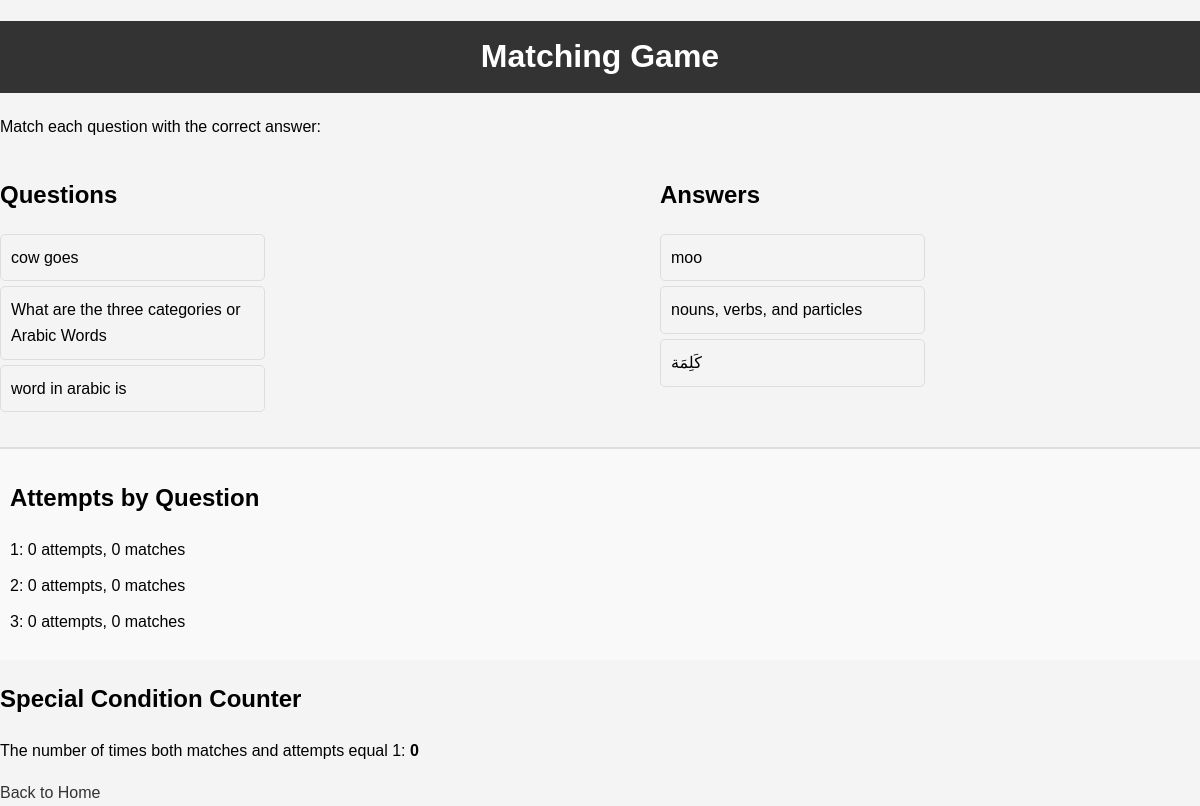
The app's page /matching-game with its own data.
### tables this page shows
CREATE TABLE flashcards (
    id INTEGER PRIMARY KEY AUTOINCREMENT,
    question TEXT NOT NULL,
    answer TEXT NOT NULL
, "lesson" TEXT DEFAULT 'no data', arabicans TEXT DEFAULT 'no data');

### app.py (the view)
@app.route('/matching-game')
def matching_game():
    conn = get_db_connection()
    flashcards = conn.execute('SELECT * FROM flashcards WHERE lesson = ?', ('1',)).fetchall()
    conn.close()
    flashcards_list = [dict(row) for row in flashcards]  # Convert rows to dictionaries
    import random
    random.shuffle(flashcards_list)
    return render_template('matching_game.html', flashcards=flashcards_list)

### app.py (called while the page is built)
def get_db_connection():
    conn = sqlite3.connect('flashcards.db')
    conn.row_factory = sqlite3.Row
    return conn

### templates/matching_game.html (shortened to what this page needs)
<!DOCTYPE html>
<html lang="en">
<head>
    <link rel="stylesheet" href="{{ url_for('static', filename='styles.css') }}">
</head>
<body>
    <h1>Matching Game</h1>
    <p>Match each question with the correct answer:</p>
    <div class="matching-game">
        <div class="questions">
            <h2>Questions</h2>
            {% for flashcard in flashcards %}
                <div data-id="{{ flashcard['id'] }}" class="question">
                    {{ flashcard['question'] }}
                </div>
            {% endfor %}
        </div>
        <div class="answers">
            <h2>Answers</h2>
            {% for flashcard in flashcards %}
                <div data-id="{{ flashcard['id'] }}" class="answer">{{ flashcard['answer'] }}</div>
            {% endfor %}
        </div>
    </div>
    <div id="counter-container">
        <h2>Attempts by Question</h2>
        <ul id="attempts-list">
            {% for flashcard in flashcards %}
                <li data-id="{{ flashcard['id'] }}">
                    {{ loop.index }}: <span class="attempts-counter">0</span> attempts,
                    <span class="matches-counter">0</span> matches
                </li>
            {% endfor %}
        </ul>
    </div>
    <div id="overall-counter">
        <h2>Special Condition Counter</h2>
        <p>The number of times both matches and attempts equal 1: <span class="overall-counter-value">0</span></p>
    </div>
    <a href="{{ url_for('index') }}">Back to Home</a>
</body>
</html>

### static/styles.css (style rules this page uses)
body { font-family: Arial, sans-serif; line-height: 1.6; margin: 0; padding: 0; background-color: #f4f4f4; }
h1 { background: #333; color: #fff; padding: 10px 0; text-align: center; }
ul { list-style-type: none; padding: 0; }
li { margin: 10px 0; }
a { text-decoration: none; color: #333; }

### templates/matching_game.html (style rules this page uses)
.matching-game { display: flex; justify-content: space-between; flex-wrap: wrap; }
.matching-game div { width: 45%; margin-bottom: 10px; }
.matching-game .questions, .matching-game .answers { display: flex; flex-direction: column; }
.matching-game .questions div, .matching-game .answers div { padding: 10px; border: 1px solid #ddd; margin-bottom: 5px; cursor: pointer; transition: all 0.3s ease; border-radius: 5px; }
#counter-container { margin-top: 20px; padding: 10px; border-top: 2px solid #ddd; background-color: #f9f9f9; }
#attempts-list { list-style-type: none; padding: 0; }
#attempts-list li { margin-bottom: 5px; }
.overall-counter-value { font-weight: bold; }

### records on screen
flashcards: question "cow goes", answer "moo"
flashcards: question "What are the three categories or Arabic Words", answer "nouns, verbs, and particles"
flashcards: question "word in arabic is", answer "كَلِمَة"
